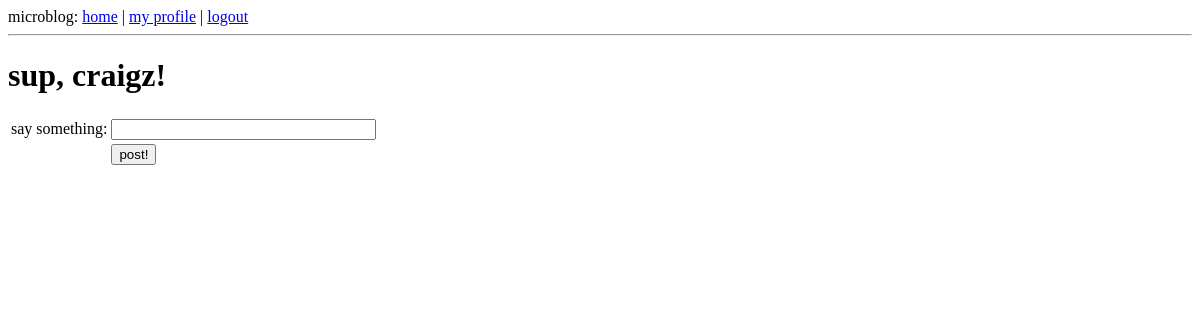
Before: /index (signed in) with the older database file.
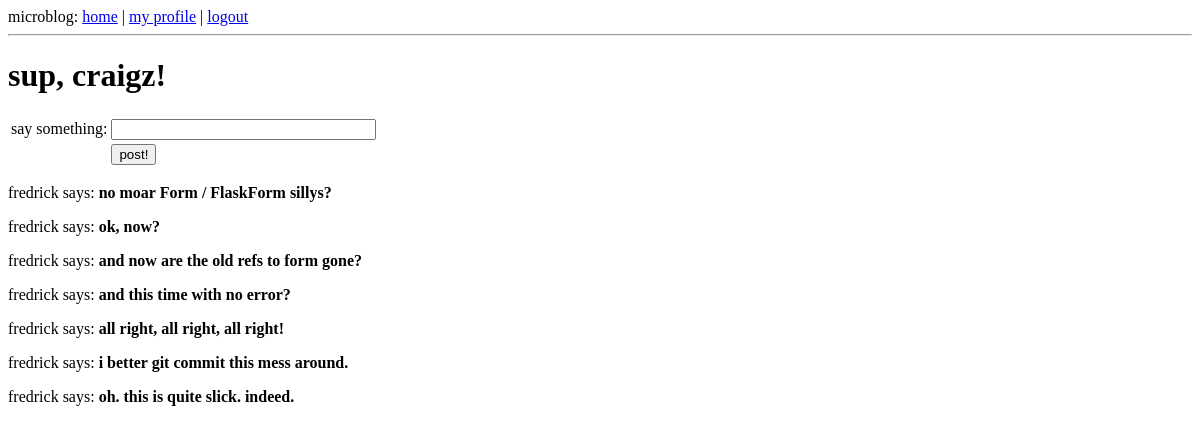
After: the same page with the newer database file.
### app/models.py (models this page shows, shortened)
class Post(db.Model):
    id = db.Column(db.Integer, primary_key = True)
    body = db.Column(db.String(140))
    timestamp = db.Column(db.DateTime)
    user_id = db.Column(db.Integer, db.ForeignKey('user.id'))

class User(db.Model):
    id = db.Column(db.Integer, primary_key=True)
    nickname = db.Column(db.String(64), index=True, unique=True)
    email = db.Column(db.String(120), index=True, unique=True)
    posts = db.relationship('Post', backref='author', lazy='dynamic')
    about_me = db.Column(db.String(140))
    last_seen = db.Column(db.DateTime)
    followed = db.relationship('User',
                               secondary=followers,
                               primaryjoin=(followers.c.follower_id == id),
                               secondaryjoin=(followers.c.followed_id == id),
                               backref=db.backref('followers', lazy='dynamic'),
                               lazy='dynamic')
    def followed_posts(self):
        return Post.query.join(followers, (followers.c.followed_id == Post.user_id)).filter(followers.c.follower_id == self.id).order_by(Post.timestamp.desc())
    @property
    def is_authenticated(self):
        return True

### app/views.py (the view)
@app.route('/', methods=['GET', 'POST'])
@app.route('/index', methods=['GET', 'POST'])
@login_required
def index():
    Form = PostForm()
    if Form.validate_on_submit():
        post = Post(body=Form.post.data, timestamp=datetime.utcnow(), author=g.user)
        db.session.add(post)
        db.session.commit()
        flash('your post is now live!')
        return redirect(url_for('index'))
    posts = g.user.followed_posts().all()
    return render_template('index.html',
                           title='fuck0',
                           form=Form,
                           posts=posts)

### app/forms.py
class PostForm(FlaskForm):
    post = StringField('post', validators=[DataRequired()])

### app/views.py (called while the page is built)
@lm.user_loader
def load_user(id):
    return User.query.get(int(id))

@app.before_request
def before_request():
    g.user = current_user
    if g.user.is_authenticated:
        g.user.last_seen = datetime.utcnow()
        db.session.add(g.user)
        db.session.commit()

### app/templates/index.html (shortened to what this page needs)
{% extends "base.html" %}
{% block content %}
  <h1>sup, {{ g.user.nickname }}!</h1>
  <form action="" method="post" name="post">
      <table>
          <tr>
              <td>say something:</td>
              <td>{{ form.post(size=30, maxlength=140) }}</td>
              <td>
              </td>
          </tr>
          <tr>
              <td></td>
              <td><input type="submit" value="post!"></td>
              <td></td>
          </tr>
      </table>
  </form>
  {% for post in posts %}
  <p>
    {{ post.author.nickname }} says: <b>{{ post.body }}</b>
  </p>
  {% endfor %}
{% endblock %}

Changed rows visible on the page:
added Post: author.nickname "fredrick", body "no moar Form / FlaskForm sillys?"
added Post: author.nickname "fredrick", body "ok, now?"
added Post: author.nickname "fredrick", body "and now are the old refs to form gone?"
added Post: author.nickname "fredrick", body "and this time with no error?"
added Post: author.nickname "fredrick", body "all right, all right, all right!"
added Post: author.nickname "fredrick", body "i better git commit this mess around."
added Post: author.nickname "fredrick", body "oh. this is quite slick. indeed."
